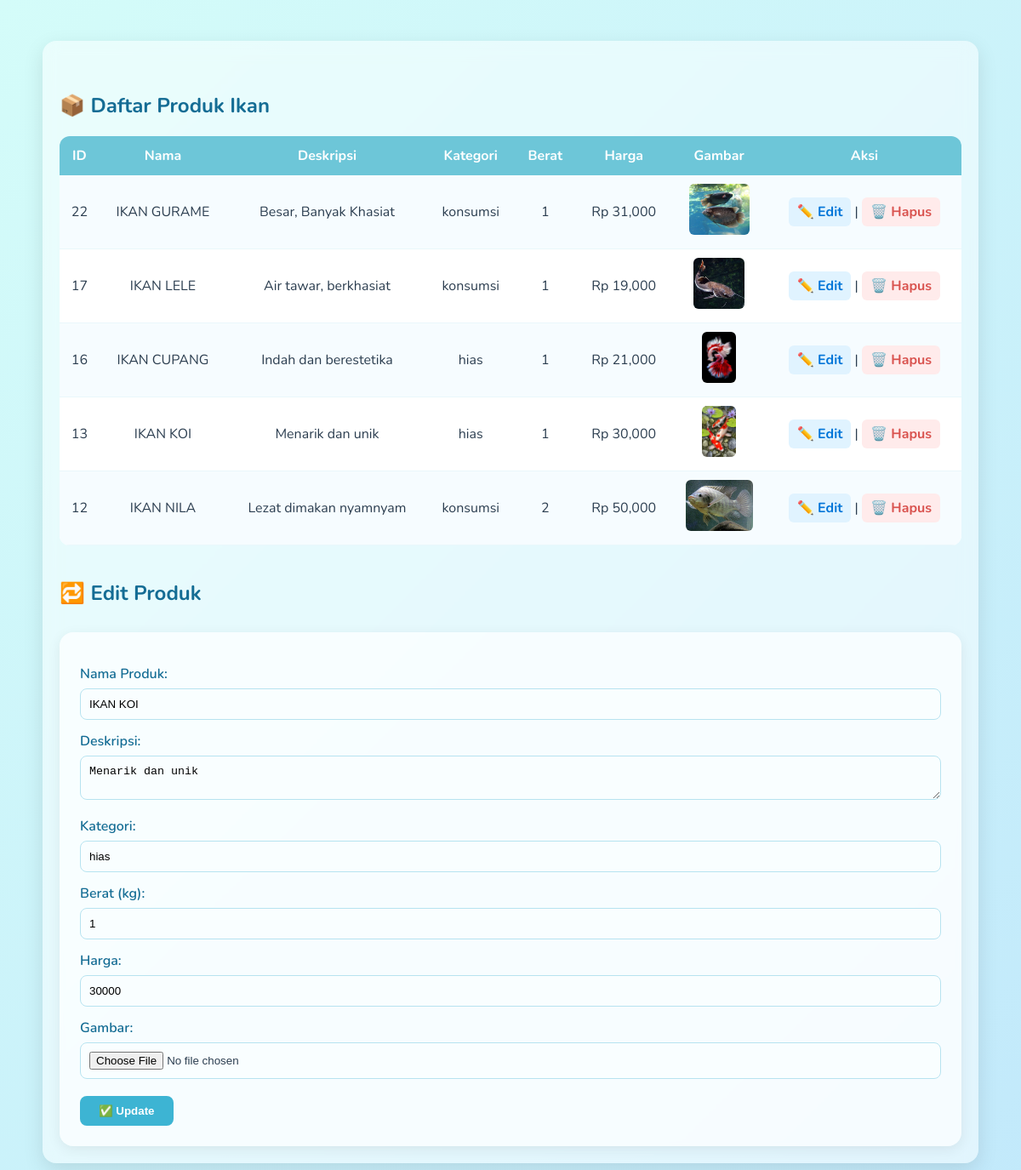
The app's page /backend/api/productFish/admin/index.php?edit=13 with its own data.
### tables this page shows
CREATE TABLE `productfish` (
  `id` int NOT NULL,
  `nama` varchar(255) DEFAULT NULL,
  `deskripsi` text,
  `kategori` varchar(100) DEFAULT NULL,
  `berat` int DEFAULT NULL,
  `harga` int DEFAULT NULL,
  `gambar` varchar(255) DEFAULT NULL
);

### backend/api/productFish/admin/index.php (the view, shortened to what this page needs)
<?php
$pdo = new PDO("mysql:host=localhost;dbname=dbkita", "root", "");
$produk = $pdo->query("SELECT * FROM productFish ORDER BY id DESC")->fetchAll(PDO::FETCH_ASSOC);
$edit = null;
if (isset($_GET['edit']) && is_numeric($_GET['edit'])) {
    $stmt = $pdo->prepare("SELECT * FROM productFish WHERE id = ?");
    $stmt->execute([$_GET['edit']]);
    $edit = $stmt->fetch(PDO::FETCH_ASSOC);
}
?>
<!DOCTYPE html>
<html>
<head>
</head>
<body>
  <div class="container">
    <h2>📦 Daftar Produk Ikan</h2>
    <table>
      <tr>
        <th>ID</th>
        <th>Nama</th>
        <th>Deskripsi</th>
        <th>Kategori</th>
        <th>Berat</th>
        <th>Harga</th>
        <th>Gambar</th>
        <th>Aksi</th>
      </tr>
      <?php foreach ($produk as $row): ?>
      <tr>
        <td><?= $row['id'] ?></td>
        <td><?= htmlspecialchars($row['nama']) ?></td>
        <td><?= htmlspecialchars($row['deskripsi']) ?></td>
        <td><?= htmlspecialchars($row['kategori']) ?></td>
        <td><?= $row['berat'] ?></td>
        <td>Rp <?= number_format($row['harga']) ?></td>
        <td>
          <?php if ($row['gambar']): ?>
            <img src="../upload/<?= $row['gambar'] ?>" alt="">
          <?php endif ?>
        </td>
        <td>
          <a href="?edit=<?= $row['id'] ?>" class="edit">✏️ Edit</a> |
          <a href="?hapus=<?= $row['id'] ?>" onclick="return confirm('Hapus produk ini?')" class="hapus">🗑️ Hapus</a>
        </td>
      </tr>
      <?php endforeach ?>
    </table>
    <h2><?= $edit ? '🔁 Edit Produk' : '➕ Tambah Produk Baru' ?></h2>
    <form method="POST" enctype="multipart/form-data">
      <label>Nama Produk:</label>
      <input type="text" name="nama" value="<?= $edit['nama'] ?? '' ?>">
      <label>Deskripsi:</label>
      <textarea name="deskripsi"><?= $edit['deskripsi'] ?? '' ?></textarea>
      <label>Kategori:</label>
      <input type="text" name="kategori" value="<?= $edit['kategori'] ?? '' ?>">
      <label>Berat (kg):</label>
      <input type="number" name="berat" value="<?= $edit['berat'] ?? 1 ?>" step="0.1">
      <label>Harga:</label>
      <input type="number" name="harga" value="<?= $edit['harga'] ?? 0 ?>">
      <label>Gambar:</label>
      <input type="file" name="gambar">
      <button type="submit"><?= $edit ? '✅ Update' : '💾 Simpan' ?></button>
    </form>
  </div>
</body>
</html>

### backend/api/productFish/admin/index.php (style rules this page uses)
* { box-sizing: border-box; }
body { font-family: 'Nunito', sans-serif; background: linear-gradient(135deg, #d4fcf9, #c2e9fb); color: #2c3e50; padding: 40px; }
h2 { color: #146c94; margin-top: 40px; }
.container { max-width: 1100px; margin: auto; padding: 20px; background: rgba(255, 255, 255, 0.5); border-radius: 16px; box-shadow: 0 8px 24px rgba(0,0,0,0.1); backdrop-filter: blur(10px); }
table { width: 100%; border-collapse: collapse; margin-top: 20px; background-color: white; border-radius: 12px; overflow: hidden; }
th { background-color: #6dc6d8; color: white; padding: 12px; }
td { padding: 10px; text-align: center; border-bottom: 1px solid #e9f7fb; }
tr:nth-child(even) { background-color: #f6fcff; }
img { max-height: 60px; border-radius: 6px; }
a { text-decoration: none; font-weight: bold; padding: 6px 10px; border-radius: 6px; }
a.edit { background: #e0f3ff; color: #0275d8; }
a.hapus { background: #ffebeb; color: #d9534f; }
form { margin-top: 30px; background: rgba(255, 255, 255, 0.7); padding: 24px; border-radius: 16px; box-shadow: 0 4px 16px rgba(0,0,0,0.07); }
label { display: block; margin-top: 14px; font-weight: 600; color: #146c94; }
input[type="text"], input[type="number"], textarea, input[type="file"] { width: 100%; padding: 10px; margin-top: 6px; border: 1px solid #b7e3f0; border-radius: 8px; background: #f9feff; }
button { margin-top: 20px; padding: 10px 22px; background: #3db4d3; color: white; border: none; border-radius: 8px; font-weight: bold; cursor: pointer; transition: 0.3s; }

### records on screen
productfish: id "22", nama "IKAN GURAME", deskripsi "Besar, Banyak Khasiat", kategori "konsumsi", berat "1", harga "31,000", gambar (picture)
productfish: id "17", nama "IKAN LELE", deskripsi "Air tawar, berkhasiat", kategori "konsumsi", berat "1", harga "19,000", gambar (picture)
productfish: id "16", nama "IKAN CUPANG", deskripsi "Indah dan berestetika", kategori "hias", berat "1", harga "21,000", gambar (picture)
productfish: id "13", nama "IKAN KOI", deskripsi "Menarik dan unik", kategori "hias", berat "1", harga "30,000", gambar (picture), harga "30000"
productfish: id "12", nama "IKAN NILA", deskripsi "Lezat dimakan nyamnyam", kategori "konsumsi", berat "2", harga "50,000", gambar (picture)
